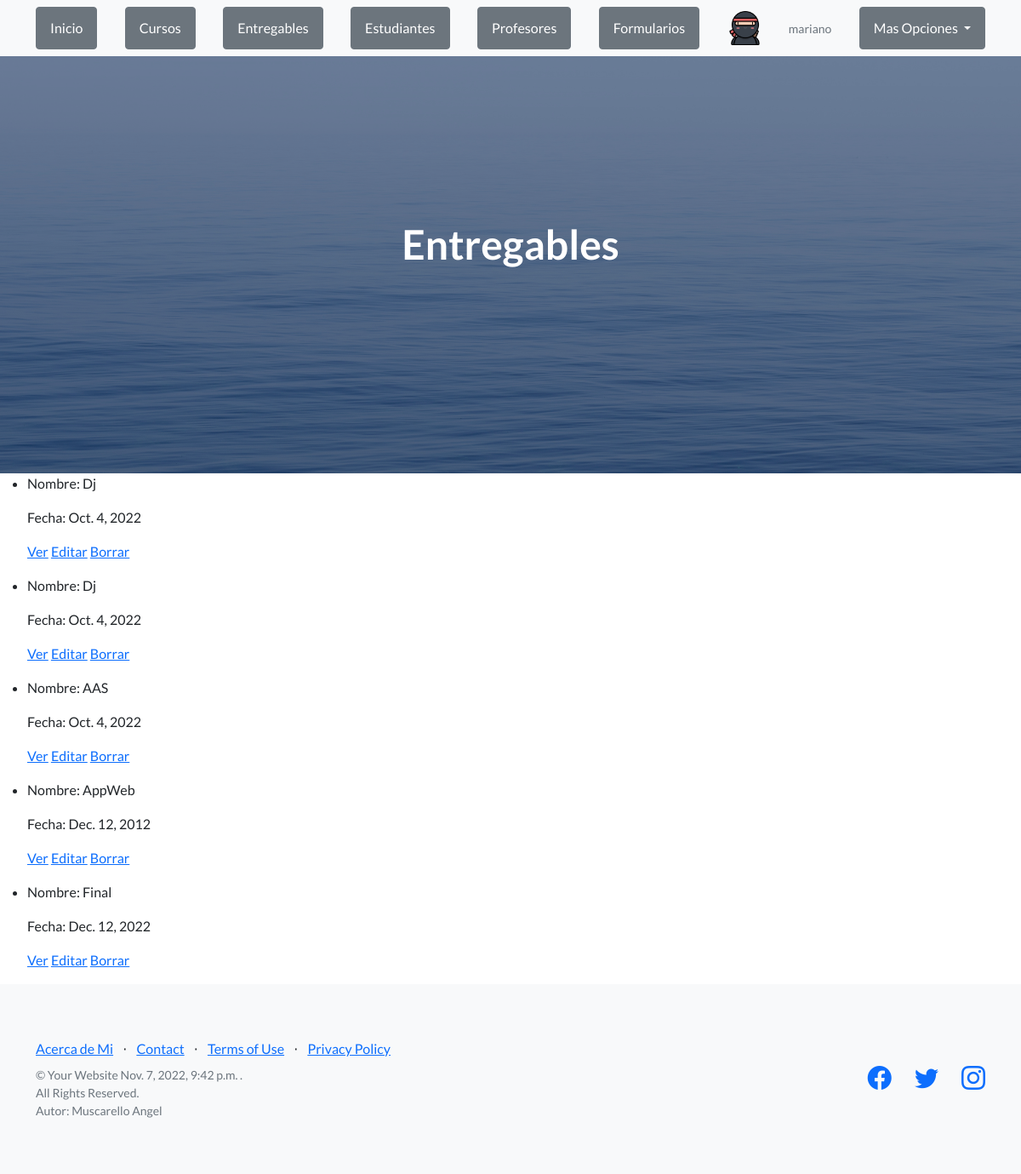
The app's page /AppWeb/listEntregable (signed in) with its own data.
### AppWeb/models.py (models this page shows, shortened)
class Entregable(models.Model):
    nombre = models.CharField(max_length=40)
    fecha_de_entrega = models.DateField(null=True)
    entregado = models.BooleanField(default=False)

### AppWeb/views.py (the view)
# urls.py: path("listEntregable", ListEntregable.as_view(), name="listEntregable"),
class ListEntregable(LoginRequiredMixin, ListView):
    model = Entregable
    template_name = "AppWeb/listEntregables.html"
    def get_context_data(self):
        fecha = datetime.now()
        avatar = Avatar.objects.filter(user=self.request.user).first()
        if avatar is not None:
            contexto = {
                "avatar": avatar.imagen.url,
                "entregables": Entregable.objects.all(),
                "fecha": fecha
                }
        else:
            contexto = {
                "entregables": Entregable.objects.all(),
                "fecha": fecha
            }
        return contexto

### AppWeb/templates/AppWeb/listEntregables.html (shortened to what this page needs)
{% extends "AppWeb/padre.html" %}
{% load static %}
{% block contenidoQueCambia %}
<header class="masthead">
    <div class="container position-relative">
        <div class="row justify-content-center">
            <div class="col-xl-6">
                <div class="text-center text-white">
                    <h1 class="mb-5">Entregables</h1>
                </div>
            </div>
        </div>
    </div>
</header>
<ul>
    {% for entregable in entregables %}
    <li>
        <p>Nombre: {{entregable.nombre}}</p>
        <p>Fecha: {{entregable.fecha_de_entrega}}</p>
        <p>
            <a href="{% url 'detailEntregable' entregable.id %}">Ver</a>
            <a href="{% url 'entregableEditar' entregable.id %}">Editar</a>
            <a href="{% url 'entregableDelete' entregable.id %}">Borrar</a>
        </p>
    </li>
    {% endfor %}
</ul>
{% endblock %}

### AppWeb/templates/AppWeb/padre.html (shortened to what this page needs)
<html lang="en">
    <head>
        {% load static %}
        <link href="https://cdn.jsdelivr.net/npm/bootstrap-icons@1.5.0/font/bootstrap-icons.css" rel="stylesheet" type="text/css" />
        <link href="{% static 'AppWeb/css/styles.css' %}" rel="stylesheet" />
    </head>
    <body>
        <nav class="navbar navbar-light bg-light static-top">
            <div class="container">
                {% if request.user.is_authenticated %}
                    <a class="btn btn-secondary" href="{% url 'Padre' %}">Inicio</a>
                    <a class="btn btn-secondary" href="{% url 'listCurso' %}">Cursos</a>
                    <a class="btn btn-secondary" href="{% url 'listEntregable' %}">Entregables</a>
                    <a class="btn btn-secondary" href="{% url 'listEstudiante' %}">Estudiantes</a>
                    <a class="btn btn-secondary" href="{% url 'listProfesor' %}">Profesores</a>
                    <a class="btn btn-secondary" href="{% url 'Formulario' %}">Formularios</a>
                    <div class="logo Ib7Efc">
                        <a href="{% url 'Padre' %}" data-hveid="9"><img src="{{ avatar }}" height="40" ></a>
                    </div>
                    <p class="text-muted small mb-4 mb-lg-0">{{user}}</p>
                    <div class="dropdown">
                        <button class="btn btn-secondary dropdown-toggle" type="button" id="dropdownmenu" data-bs-toggle="dropdown" aria-expanded="false">
                        Mas Opciones
                        </button>
                    {% endif%}
            </div>
        </nav>
        {% block contenidoQueCambia %}{% endblock %}
        <footer class="footer bg-light">
            <div class="container">
                <div class="row">
                    <div class="col-lg-6 h-100 text-center text-lg-start my-auto">
                        <ul class="list-inline mb-2">
                            <li class="list-inline-item"><a href="{% url 'acercaDeMi' %}">Acerca de Mi</a></li>
                            <li class="list-inline-item">⋅</li>
                            <li class="list-inline-item"><a href="#!">Contact</a></li>
                            <li class="list-inline-item">⋅</li>
                            <li class="list-inline-item"><a href="#!">Terms of Use</a></li>
                            <li class="list-inline-item">⋅</li>
                            <li class="list-inline-item"><a href="#!">Privacy Policy</a></li>
                        </ul>
                        <p class="text-muted small mb-4 mb-lg-0">&copy; Your Website {{ fecha }} .<br> All Rights Reserved.<br> Autor: Muscarello Angel</p>
                    </div>
                    <div class="col-lg-6 h-100 text-center text-lg-end my-auto">
                        <ul class="list-inline mb-0">
                            <li class="list-inline-item me-4">
                                <a href="#!"><i class="bi-facebook fs-3"></i></a>
                            </li>
                            <li class="list-inline-item me-4">
                                <a href="#!"><i class="bi-twitter fs-3"></i></a>
                            </li>
                            <li class="list-inline-item">
                                <a href="#!"><i class="bi-instagram fs-3"></i></a>
                            </li>
                        </ul>
                    </div>
                </div>
            </div>
        </footer>
    </body>
</html>

### records on screen
Entregable: nombre "Dj", fecha_de_entrega "Oct. 4, 2022"
Entregable: nombre "Dj", fecha_de_entrega "Oct. 4, 2022"
Entregable: nombre "AAS", fecha_de_entrega "Oct. 4, 2022"
Entregable: nombre "AppWeb", fecha_de_entrega "Dec. 12, 2012"
Entregable: nombre "Final", fecha_de_entrega "Dec. 12, 2022"

### other values on screen
{{ user }} "mariano"
